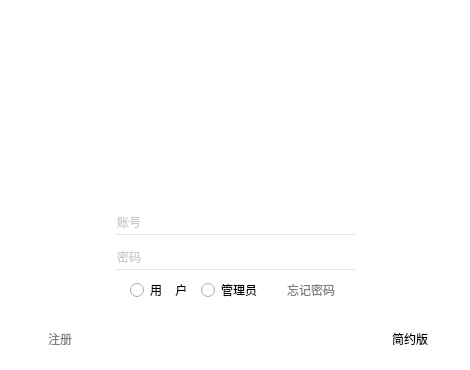
<?xml version="1.0" encoding="UTF-8"?>
<ui version="4.0">
 <class>Dlg_Welcome</class>
 <widget class="QDialog" name="Dlg_Welcome">
  <property name="geometry">
   <rect>
    <x>0</x>
    <y>0</y>
    <width>470</width>
    <height>370</height>
   </rect>
  </property>
  <property name="windowTitle">
   <string>Dialog</string>
  </property>
  <property name="styleSheet">
   <string notr="true">QWidget
{
background-color:rgb(255,255,255);
}
QPushButton
{
background:rgba(0,0,0,0);

}
QPushButton#btnClose
{
image:url(:/image/delet_button.png);
color:white;
}
QPushButton#btnClose:hover
{
image:url(:/image/delet_button_pressed.png);
color:white;
}
QPushButton#btnSign
{
color:grey;
}
QPushButton#btnSign:hover
{
color:black;
}
QPushButton#btnLog
{
image:url(:/image/login.png);
color:white;
}
QPushButton#btnLog:hover
{
image:url(:/image/login-pressed.png);
color:white;
}
QRadioButton
{

}
QPushButton#pushButton
{
color:grey;
}
QPushButton#pushButton:hover
{
color:black;
}
QLineEdit
{
border:none;
border-bottom:1px solid rgb(229,229,229);
font:normal 12px;
color:rgb(154,154,154);
}
QLineEdit:hover
{
border:none;
border-bottom:1px solid rgb(0,0,0);
font:normal 12px;
color:rgb(154,154,154);
}
QLineEdit:focus
{
border:none;
border-bottom:1px solid rgb(0,0,0);
font:normal 12px;
color:rgb(0,0,0);
}
QLabel#label_2
{
background:rgba(0,0,0,0);
image:url(:/image/world_beyond_integrated_back.png);
}
QLabel#label_3
{

image:url(:/image/Logo.png);
}</string>
  </property>
  <property name="sizeGripEnabled">
   <bool>false</bool>
  </property>
  <widget class="QWidget" name="widget" native="true">
   <property name="geometry">
    <rect>
     <x>20</x>
     <y>150</y>
     <width>430</width>
     <height>200</height>
    </rect>
   </property>
   <widget class="QLineEdit" name="LeAccount">
    <property name="geometry">
     <rect>
      <x>95</x>
      <y>60</y>
      <width>240</width>
      <height>25</height>
     </rect>
    </property>
    <property name="minimumSize">
     <size>
      <width>240</width>
      <height>0</height>
     </size>
    </property>
    <property name="maximumSize">
     <size>
      <width>240</width>
      <height>16777215</height>
     </size>
    </property>
    <property name="placeholderText">
     <string>账号</string>
    </property>
   </widget>
   <widget class="QLineEdit" name="LePassword">
    <property name="geometry">
     <rect>
      <x>95</x>
      <y>95</y>
      <width>240</width>
      <height>25</height>
     </rect>
    </property>
    <property name="minimumSize">
     <size>
      <width>240</width>
      <height>0</height>
     </size>
    </property>
    <property name="maximumSize">
     <size>
      <width>240</width>
      <height>16777215</height>
     </size>
    </property>
    <property name="placeholderText">
     <string>密码</string>
    </property>
   </widget>
   <widget class="QPushButton" name="btnLog">
    <property name="geometry">
     <rect>
      <x>125</x>
      <y>160</y>
      <width>180</width>
      <height>30</height>
     </rect>
    </property>
    <property name="text">
     <string>登录</string>
    </property>
    <property name="autoDefault">
     <bool>true</bool>
    </property>
    <property name="flat">
     <bool>true</bool>
    </property>
   </widget>
   <widget class="QPushButton" name="btnSign">
    <property name="geometry">
     <rect>
      <x>0</x>
      <y>180</y>
      <width>80</width>
      <height>18</height>
     </rect>
    </property>
    <property name="text">
     <string>注册</string>
    </property>
    <property name="flat">
     <bool>true</bool>
    </property>
   </widget>
   <widget class="QWidget" name="layoutWidget">
    <property name="geometry">
     <rect>
      <x>110</x>
      <y>130</y>
      <width>221</width>
      <height>20</height>
     </rect>
    </property>
    <layout class="QHBoxLayout" name="horizontalLayout">
     <item>
      <widget class="QRadioButton" name="rdbtnUser">
       <property name="text">
        <string>用    户</string>
       </property>
      </widget>
     </item>
     <item>
      <widget class="QRadioButton" name="rdbtnAdmin">
       <property name="text">
        <string>管理员</string>
       </property>
      </widget>
     </item>
     <item>
      <widget class="QPushButton" name="pushButton">
       <property name="maximumSize">
        <size>
         <width>16777215</width>
         <height>30</height>
        </size>
       </property>
       <property name="font">
        <font>
         <bold>false</bold>
         <underline>false</underline>
         <strikeout>false</strikeout>
         <hintingpreference>PreferDefaultHinting</hintingpreference>
        </font>
       </property>
       <property name="text">
        <string>忘记密码</string>
       </property>
       <property name="autoDefault">
        <bool>false</bool>
       </property>
       <property name="flat">
        <bool>true</bool>
       </property>
      </widget>
     </item>
    </layout>
   </widget>
   <widget class="QPushButton" name="btnSign_2">
    <property name="geometry">
     <rect>
      <x>350</x>
      <y>180</y>
      <width>80</width>
      <height>18</height>
     </rect>
    </property>
    <property name="text">
     <string>简约版</string>
    </property>
    <property name="flat">
     <bool>true</bool>
    </property>
   </widget>
  </widget>
  <widget class="QLabel" name="label">
   <property name="geometry">
    <rect>
     <x>20</x>
     <y>20</y>
     <width>430</width>
     <height>130</height>
    </rect>
   </property>
   <property name="text">
    <string/>
   </property>
   <property name="pixmap">
    <pixmap resource="Logo.qrc">:/image/LoginTop.png</pixmap>
   </property>
   <property name="scaledContents">
    <bool>true</bool>
   </property>
  </widget>
  <widget class="QPushButton" name="btnClose">
   <property name="geometry">
    <rect>
     <x>418</x>
     <y>20</y>
     <width>32</width>
     <height>32</height>
    </rect>
   </property>
   <property name="text">
    <string/>
   </property>
   <property name="flat">
    <bool>true</bool>
   </property>
  </widget>
  <widget class="QLabel" name="label_3">
   <property name="geometry">
    <rect>
     <x>195</x>
     <y>110</y>
     <width>80</width>
     <height>80</height>
    </rect>
   </property>
   <property name="text">
    <string/>
   </property>
   <property name="alignment">
    <set>Qt::AlignmentFlag::AlignRight|Qt::AlignmentFlag::AlignTrailing|Qt::AlignmentFlag::AlignVCenter</set>
   </property>
  </widget>
  <widget class="QLabel" name="label_2">
   <property name="geometry">
    <rect>
     <x>185</x>
     <y>100</y>
     <width>100</width>
     <height>100</height>
    </rect>
   </property>
   <property name="text">
    <string/>
   </property>
   <property name="alignment">
    <set>Qt::AlignmentFlag::AlignRight|Qt::AlignmentFlag::AlignTrailing|Qt::AlignmentFlag::AlignVCenter</set>
   </property>
  </widget>
 </widget>
 <tabstops>
  <tabstop>rdbtnUser</tabstop>
  <tabstop>rdbtnAdmin</tabstop>
  <tabstop>LeAccount</tabstop>
  <tabstop>LePassword</tabstop>
  <tabstop>pushButton</tabstop>
  <tabstop>btnLog</tabstop>
  <tabstop>btnSign</tabstop>
 </tabstops>
 <resources>
  <include location="Logo.qrc"/>
 </resources>
 <connections/>
</ui>
